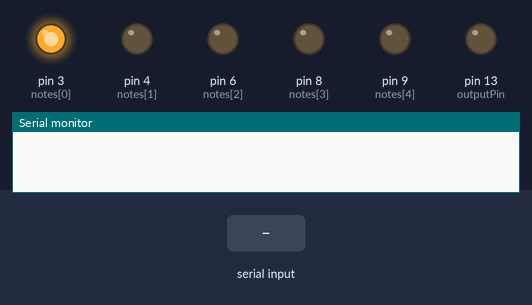
Simulated run of this sketch. Board: Arduino Uno, built with avr-gcc and run on an emulated ATmega328P. Parts: output pins drawn as LEDs (lit = HIGH), the last lines printed to the serial monitor. The test bench sets the inputs (shaded band).

Above: at 0.01 s.
At 1.7 s:
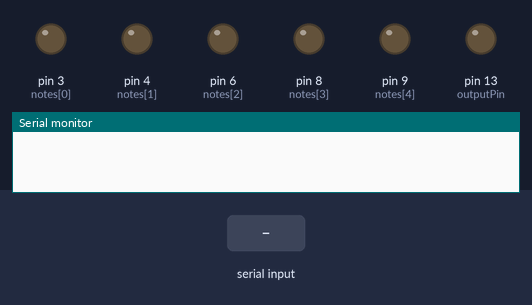
1.8 s: byte 30 received over Serial
At 2.1 s:
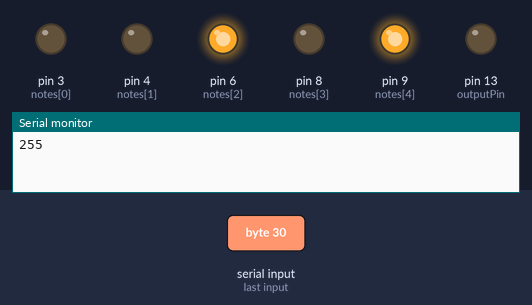
Timing chart, 0 to 4.8 s (numbered marks = the images above; inputs shaded):
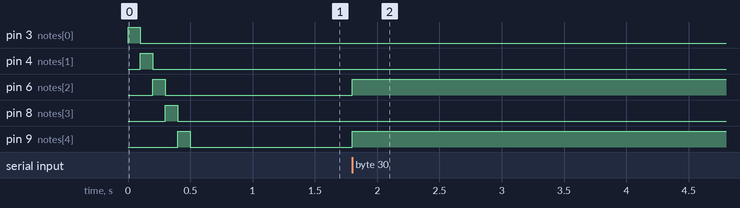

The sketch:

ArduinoServo.ino
```cpp
#include <SoftwareSerial.h>

int notes[] = {3,4,6,8,9};
int integerValue = 0;
byte incomingByte = 0;
const int outputPin = 13;

void setup() {
  //initialize
  for (int i = 0; i < 5; i++){
    pinMode(notes[i], OUTPUT);
  }

  pinMode(outputPin, OUTPUT);
  Serial.begin(9600);
  testloop();

}

void loop() {

//testloop();
incomingByte = Serial.read();
//read serial input from app and trigger solenoids//
  if(Serial.available() > 0){

//for unfilterable data due to mismatched chipset on Arduino
    if(incomingByte>0 &&incomingByte <=100){
        digitalWrite(notes[0], HIGH);
        digitalWrite(notes[2], HIGH);
    } else if (incomingByte >101 && incomingByte <= 200) {
        digitalWrite(notes[1], HIGH);
        digitalWrite(notes[3], HIGH);
    } else if (incomingByte >201 && incomingByte <= 300) {
        digitalWrite(notes[2], HIGH);
        digitalWrite(notes[4], HIGH);
    } else if (incomingByte >301 && incomingByte <= 350) {
        digitalWrite(notes[0], HIGH);
        digitalWrite(notes[4], HIGH);
    } else if (incomingByte >351 && incomingByte <= 400) {
        testloop();
    } else {
        for (int i = 0; i <5; i++){
        digitalWrite(notes[i], LOW);
    }
    }

  delay(10);
  Serial.println(incomingByte);

  }
}

void testloop(){
//test loop - run to check that all solenoids are firing//
for (int i=0; i < 5; i++){
  digitalWrite(notes[i], HIGH);
  delay(100);
  digitalWrite(notes[i],LOW);
}
}
```

Measured:
- after the input at 1.8 s, pin 6 (notes[2]), pin 9 (notes[4]): LOW → HIGH at once
